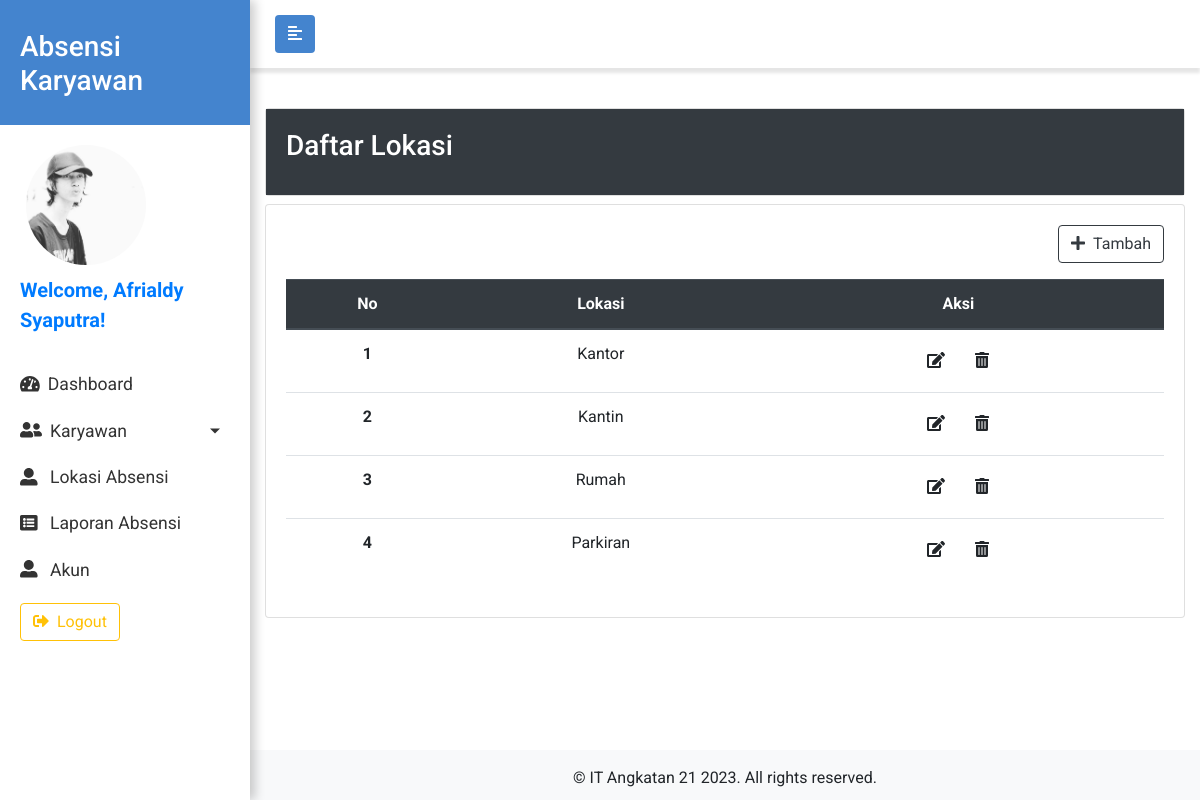
The app's page /admin/index.php?page=lokasi (signed in) with its own data.
### tables this page shows
CREATE TABLE `karyawan` (
  `id` int(11) NOT NULL,
  `username` varchar(100) NOT NULL,
  `password` varchar(200) NOT NULL,
  `account_type` int(11) NOT NULL,
  `nama` varchar(100) NOT NULL,
  `jenis_kelamin` char(1) NOT NULL,
  `no_telp` varchar(13) NOT NULL,
  `email` varchar(200) NOT NULL,
  `no_ktp` varchar(50) NOT NULL,
  `alamat` varchar(200) NOT NULL,
  `foto` varchar(100) NOT NULL,
  `id_shift` int(11) NOT NULL,
  `id_departemen` int(11) NOT NULL
);

CREATE TABLE `lokasi` (
  `id` int(11) NOT NULL,
  `nama` varchar(50) NOT NULL
);

### admin/halaman/lokasi.php (the view, shortened to what this page needs)
<div class="row">
  <div class="col-12">
    <div class="card" style="width: 100%;">
      <div class="card-body bg-dark text-white">
        <h3 class="card-title">Daftar Lokasi</h3>
      </div>
    </div>
  </div>
</div>
<div class="row mt-2 mb-5">
  <div class="col-12">
    <div class="card" style="width: 100%;">
      <div class="card-body table-responsive">
        <?php
        $i = 1;
        $data = mysqli_query($koneksi, "SELECT * FROM lokasi");
        ?>
        <a href="#" class="btn btn-outline-dark float-right mb-3 tambah-btn" data-toggle="modal" data-target="#formModal" onclick="changeType('tambah')">
          <i class="fas fa-plus mr-2"></i>Tambah
        </a>
        <table class="table table-hover text-center">
          <thead class="thead-dark">
            <tr>
              <th scope="col">No</th>
              <th scope="col">Lokasi</th>
              <th scope="col">Aksi</th>
            </tr>
          </thead>
          <tbody>
            <?php
            while ($d = mysqli_fetch_assoc($data)) :
            ?>
              <tr>
                <th scope="row"><?= $i ?></th>
                <td><?= $d["nama"] ?></td>
                <td>
                  <a href="" class="btn edit-btn" data-id="<?php echo $d["id"]; ?>" data-toggle="modal" data-target="#formModal" onclick="changeType('ubah');">
                    <i class="fas fa-edit"></i>
                  </a>
                  <a href="" class="btn hapus-btn" data-id="<?php echo $d["id"]; ?>">
                    <i class="fas fa-trash-alt"></i>
                  </a>
                </td>
              </tr>
            <?php
              $i++;
            endwhile;
            ?>
          </tbody>
        </table>
      </div>
    </div>
  </div>
</div>

### admin/index.php (shortened to what this page needs)
<?php
require('../koneksi.php');
if (isset($_GET["page"])) {
  $page = $_GET["page"];
} else {
  $page = "dashboard";
}
$id = $_SESSION["id"];
$nama = $_SESSION["name"];
?>
<!DOCTYPE html>
<html lang="en">
<head>
  <link href="https://stackpath.bootstrapcdn.com/font-awesome/4.7.0/css/font-awesome.min.css" rel="stylesheet">
  <link rel="stylesheet" href="https://stackpath.bootstrapcdn.com/bootstrap/4.4.1/css/bootstrap.min.css">
  <link rel="stylesheet" href="../css/style.css">
  <link rel="stylesheet" href="https://cdnjs.cloudflare.com/ajax/libs/tempusdominus-bootstrap-4/5.0.0-alpha14/css/tempusdominus-bootstrap-4.min.css" />
</head>
<body>
  <div class="wrapper">
    <nav id="sidebar">
      <div class="sidebar-header">
        <h3>Absensi Karyawan</h3>
      </div>
      <ul class="list-unstyled components">
        <?php
        $data = mysqli_query($koneksi, "SELECT foto FROM karyawan WHERE id = $id");
        $d = mysqli_fetch_assoc($data);
        ?>
        <img src="../img/uploaded_img/<?= $d["foto"] ?>" class="rounded-circle ml-3" width="120px" height="120px">
        <p class="lead text-primary font-weight-bold">Welcome, <?php echo $nama; ?>!</p>
        <li class="active">
          <a href="index.php?page=dashboard"> <i class="fas fa-tachometer-alt mr-2"></i>Dashboard</a>
        </li>
        <li class="active">
          <a href="#karyawanSubMenu" data-toggle="collapse" aria-expanded="false" class="dropdown-toggle"> <i class="fas fa-user-friends mr-2"></i>Karyawan</a>
        </li>
        <li>
          <a href="index.php?page=lokasi"><i class="fas fa-user-alt mr-2"></i> Lokasi Absensi</a>
        </li>
        <li>
          <a href="index.php?page=absensi"><i class="fas fa-list-alt mr-2"></i> Laporan Absensi</a>
        </li>
        <li>
          <a href="index.php?page=akun"><i class="fas fa-user-alt mr-2"></i> Akun</a>
        </li>
        <li class="nav-item">
          <a class="nav-link" href="../logout.php">
            <button class="btn btn-outline-warning"><i class="fas fa-sign-out-alt mr-2"></i>Logout</button>
          </a>
        </li>
      </ul>
    </nav>
    <div id="content">
      <nav class="navbar navbar-toggle navbar-expand-lg navbar-light bg-light">
        <div class="container-fluid">
          <button type="button" id="sidebarCollapse" class="btn btn-toggle">
            <i class="fas fa-align-left"></i>
          </button>
        </div>
      </nav>
      <div class="container-fluid">
        <?php
        switch ($page) {
          case "lokasi":
            include "halaman/lokasi.php";
            break;
        }
        ?>
      </div>
      <footer class="text-center py-3 bg-light">
        &copy;  IT Angkatan 21 2023. All rights reserved.
      </footer>
    </div>
  </div>
</body>
</html>

### css/style.css (style rules this page uses)
* { padding: 0; margin: 0; box-sizing: border-box; }
html { position: relative; min-height: 100%; }
body { width: 100%; height: 100%; font-family: 'Roboto', sans-serif; }
a { text-decoration: none !important; color: #333; }
.navbar { background-color: #4484ce !important; color: white; }
footer { position: absolute; left: 0; bottom: 0; height: 50px; width: 100%; overflow: hidden; }
.navbar-toggle { padding: 15px 10px; background: #fff !important; border: none; border-radius: 0; margin-bottom: 40px; box-shadow: 0px 5px 3px rgba(0, 0, 0, 0.1); }
.btn-toggle { background: #4484ce; color: white; }
.wrapper { display: flex; width: 100%; }
#sidebar { width: 250px; position: fixed; top: 0; left: 0; height: 100vh; z-index: 999; background: white; color: white; transition: all 0.3s; box-shadow: 5px 0px 10px rgba(0, 0, 0, 0.2); }
#sidebar .sidebar-header { padding: 30px 20px 20px 20px; background: #4484ce; }
#sidebar ul.components { padding: 20px 10px; }
#sidebar ul p { color: #fff; padding: 10px; }
#sidebar ul li a { padding: 10px; font-size: 1.1em; display: block; }
#sidebar ul li.active>a, a[aria-expanded="true"] { color: #333; background: white; }
a[data-toggle="collapse"] { position: relative; }
.dropdown-toggle::after { display: block; position: absolute; top: 50%; right: 20px; transform: translateY(-50%); }
#content { width: calc(100% - 250px); min-height: 100vh; transition: all 0.3s; position: absolute; top: 0; right: 0; }

### records on screen
karyawan: foto (picture)
lokasi: nama "Kantor"
lokasi: nama "Kantin"
lokasi: nama "Rumah"
lokasi: nama "Parkiran"

### other values on screen
$nama "Afrialdy Syaputra"
